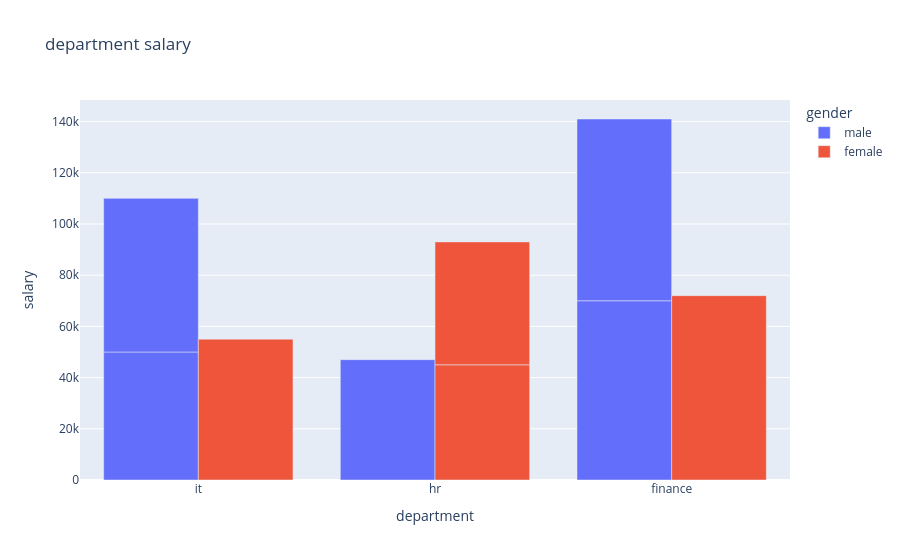

Notebook code for this chart:
### Code cell
# stacked bar chart


figure = px.bar(
    df , 
    x = 'department' , 
    y = 'salary' , 
    title = 'department salary' , 
    color = 'gender' ,
    barmode = 'stack'
            )
fig.show()

### Figure 1 — Plotly figure (JSON) as saved in the notebook; plotly's stock layout.template omitted (floating-point values rounded to 4 significant figures)
{"data": [{"alignmentgroup": "True", "hovertemplate": "gender=male<br>department=%{x}<br>salary=%{y}<extra></extra>", "legendgroup": "male", "marker": {"color": "#636efa", "pattern": {"shape": ""}}, "name": "male", "offsetgroup": "male", "orientation": "v", "showlegend": true, "textposition": "auto", "type": "bar", "x": ["it", "it", "hr", "finance", "finance"], "xaxis": "x", "y": [50000, 60000, 47000, 70000, 71000], "yaxis": "y"}, {"alignmentgroup": "True", "hovertemplate": "gender=female<br>department=%{x}<br>salary=%{y}<extra></extra>", "legendgroup": "female", "marker": {"color": "#EF553B", "pattern": {"shape": ""}}, "name": "female", "offsetgroup": "female", "orientation": "v", "showlegend": true, "textposition": "auto", "type": "bar", "x": ["it", "hr", "hr", "finance"], "xaxis": "x", "y": [55000, 45000, 48000, 72000], "yaxis": "y"}], "layout": {"barmode": "group", "legend": {"title": {"text": "gender"}, "tracegroupgap": 0}, "title": {"text": "department salary"}, "xaxis": {"anchor": "y", "domain": [0, 1], "title": {"text": "department"}}, "yaxis": {"anchor": "x", "domain": [0, 1], "title": {"text": "salary"}}}}
